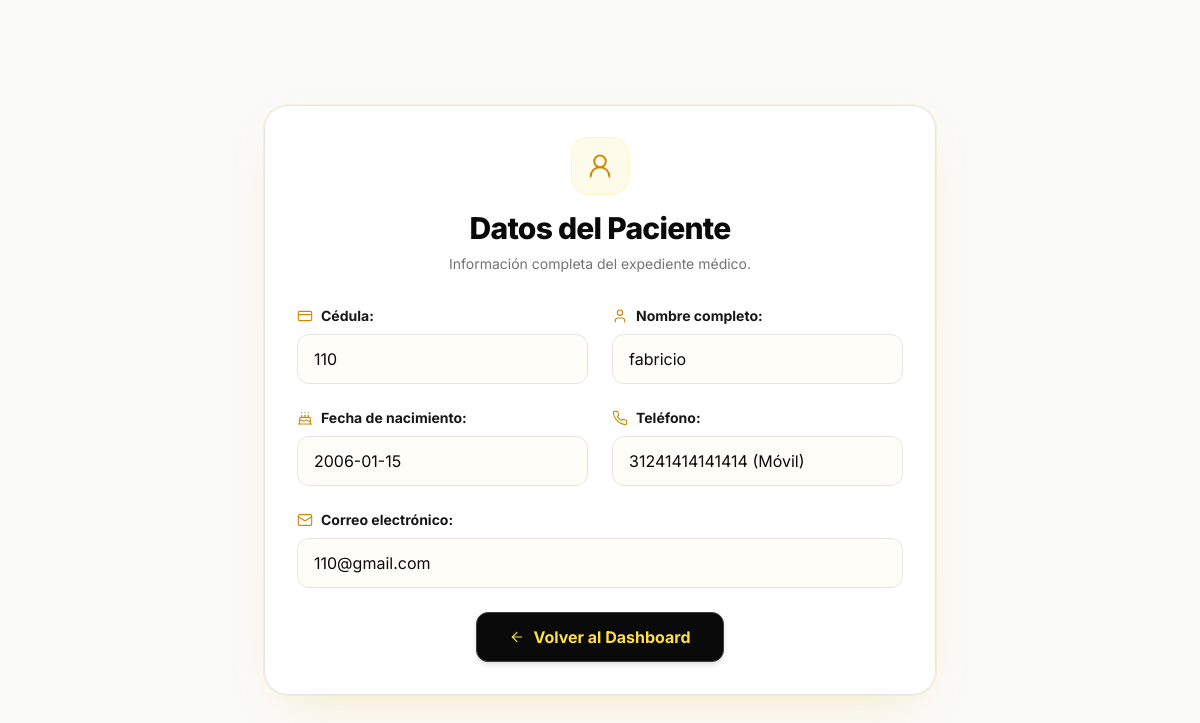
/public/admin/ver_paciente?id=24 (signed in), run on the app's committed database.
### tables this page shows
CREATE TABLE `telefonos` (
  `id_telefono` int(11) NOT NULL,
  `id_paciente` int(11) NOT NULL,
  `numero` varchar(20) NOT NULL,
  `tipo` varchar(20) DEFAULT 'Móvil'
);

CREATE TABLE `pacientes` (
  `id_paciente` int(11) NOT NULL,
  `cedula` varchar(20) NOT NULL,
  `nombre_completo` varchar(100) NOT NULL,
  `fecha_nacimiento` date NOT NULL,
  `correo` varchar(150) DEFAULT NULL,
  `password_hash` varchar(255) DEFAULT NULL,
  `fecha_registro` timestamp NOT NULL DEFAULT current_timestamp()
);

### config/database.php (called while the page is built, shortened)
<?php
class Database {
    private $host = 'localhost';
    private $db_name = 'cero_db';
    private $username = 'root';
    private $password = '';
    public function getConnection() {
        $this->conn = null;
        try {
            $this->conn = new PDO("mysql:host=" . $this->host . ";dbname=" . $this->db_name, $this->username, $this->password);
            $this->conn->setAttribute(PDO::ATTR_ERRMODE, PDO::ERRMODE_EXCEPTION);
        } catch(PDOException $exception) {
            echo "Error de conexión: " . $exception->getMessage();
        }
        return $this->conn;
    }
}
?>

### models/Paciente.php (called while the page is built, shortened)
<?php
class Paciente {
    private $conn;
    private $table_name = "pacientes";
    public function __construct($db) {
        $this->conn = $db;
    }
    public function obtenerPorId($id_paciente) {
        $query = "SELECT p.*, t.numero, t.tipo FROM " . $this->table_name . " p
                  LEFT JOIN telefonos t ON p.id_paciente = t.id_paciente
                  WHERE p.id_paciente = :id";
        $stmt = $this->conn->prepare($query);
        $stmt->bindParam(':id', $id_paciente);
        $stmt->execute();
        return $stmt->fetch(PDO::FETCH_ASSOC);
    }
}
?>

### views/intranet/ver_paciente.php (the view, shortened to what this page needs)
<!DOCTYPE html>
<html lang="es">
<head>
    <?php require __DIR__ . '/../partials/tailwind_cero.php'; ?>
</head>
<body class="bg-cero-paper flex items-center justify-center min-h-screen p-6 font-sans relative overflow-x-hidden">
    <div class="pointer-events-none absolute inset-0 -z-10">
        <div class="absolute top-1/4 left-1/4 h-56 w-56 rounded-full bg-cero-sun/12 blur-3xl"></div>
    </div>
    <div class="bg-white/95 backdrop-blur-md p-8 rounded-3xl shadow-cero-glow w-full max-w-2xl border border-cero-fog animate-cero-scale-in">
        <div class="text-center mb-8">
            <div class="inline-flex items-center justify-center w-14 h-14 rounded-2xl bg-cero-cream text-cero-honey ring-1 ring-cero-sun/30 mb-4 mx-auto">
                <i data-lucide="user-round" class="w-7 h-7"></i>
            </div>
            <h1 class="text-3xl font-extrabold text-cero-black tracking-tight">Datos del Paciente</h1>
            <p class="text-sm text-cero-muted mt-2">Información completa del expediente médico.</p>
        </div>
        <div class="space-y-6">
            <div class="grid grid-cols-1 md:grid-cols-2 gap-6">
                <div>
                    <label class="flex items-center gap-2 text-sm font-bold text-cero-ink mb-2">
                        <i data-lucide="credit-card" class="w-4 h-4 text-cero-honey"></i> Cédula:
                    </label>
                    <p class="w-full px-4 py-3 rounded-xl border border-cero-fog bg-cero-cream/40 text-cero-black transition hover:border-cero-amber/30"><?= htmlspecialchars($paciente_data['cedula']) ?></p>
                </div>
                <div>
                    <label class="flex items-center gap-2 text-sm font-bold text-cero-ink mb-2">
                        <i data-lucide="user" class="w-4 h-4 text-cero-honey"></i> Nombre completo:
                    </label>
                    <p class="w-full px-4 py-3 rounded-xl border border-cero-fog bg-cero-cream/40 text-cero-black transition hover:border-cero-amber/30"><?= htmlspecialchars($paciente_data['nombre_completo']) ?></p>
                </div>
                <div>
                    <label class="flex items-center gap-2 text-sm font-bold text-cero-ink mb-2">
                        <i data-lucide="cake" class="w-4 h-4 text-cero-honey"></i> Fecha de nacimiento:
                    </label>
                    <p class="w-full px-4 py-3 rounded-xl border border-cero-fog bg-cero-cream/40 text-cero-black transition hover:border-cero-amber/30"><?= htmlspecialchars($paciente_data['fecha_nacimiento']) ?></p>
                </div>
                <div>
                    <label class="flex items-center gap-2 text-sm font-bold text-cero-ink mb-2">
                        <i data-lucide="phone" class="w-4 h-4 text-cero-honey"></i> Teléfono:
                    </label>
                    <p class="w-full px-4 py-3 rounded-xl border border-cero-fog bg-cero-cream/40 text-cero-black transition hover:border-cero-amber/30"><?= htmlspecialchars($paciente_data['numero'] ?? 'No registrado') ?> (<?= htmlspecialchars($paciente_data['tipo'] ?? 'N/A') ?>)</p>
                </div>
                <div class="col-span-1 md:col-span-2">
                    <label class="flex items-center gap-2 text-sm font-bold text-cero-ink mb-2">
                        <i data-lucide="mail" class="w-4 h-4 text-cero-honey"></i> Correo electrónico:
                    </label>
                    <p class="w-full px-4 py-3 rounded-xl border border-cero-fog bg-cero-cream/40 text-cero-black transition hover:border-cero-amber/30"><?= htmlspecialchars($paciente_data['correo']) ?></p>
                </div>
            </div>
            <div class="flex justify-center mt-8">
                <a href="/cero_project/public/dashboard" class="inline-flex items-center gap-2 bg-cero-black hover:bg-cero-ink text-cero-sun font-bold py-3 px-8 rounded-xl transition-all duration-200 shadow-md hover:shadow-lg border border-cero-line hover:-translate-y-0.5">
                    <i data-lucide="arrow-left" class="w-4 h-4"></i>
                    Volver al Dashboard
                </a>
            </div>
        </div>
    </div>
</body>
</html>

### views/partials/tailwind_cero.php (style rules this page uses)
[data-lucide] { display: inline-block; vertical-align: middle; }
.lucide { stroke: currentColor; }

### data on the page
telefonos: id_paciente.cedula "110", id_paciente.nombre_completo "fabricio", id_paciente.fecha_nacimiento "2006-01-15", numero "31241414141414", tipo "Móvil", id_paciente.correo "110@gmail.com"
